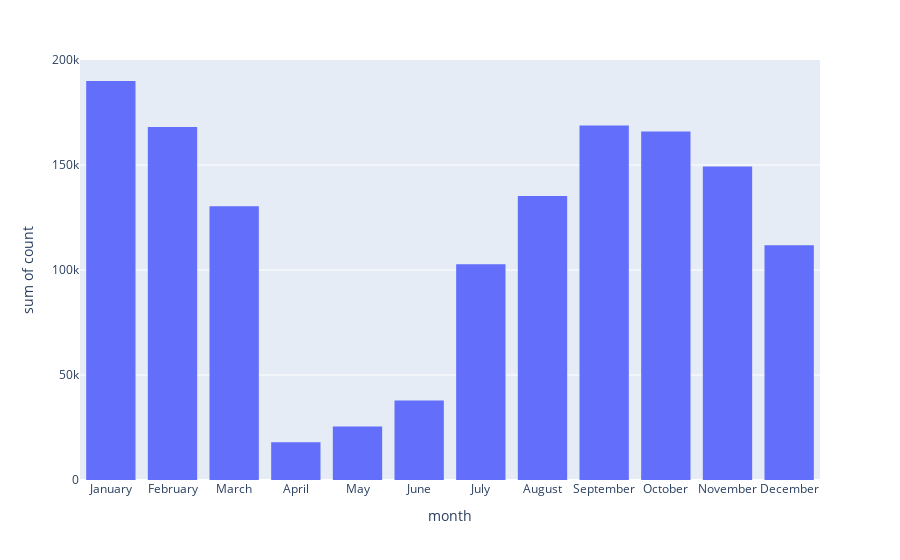

The notebook cell this image was saved under:
### Markdown cell above
## 3.3.1 a.ii: Distribution of infractions by month

### Code cell
fig = px.histogram(time_df, x='month', y='count')
fig.show()

### Figure 1 — Plotly figure (JSON) as saved in the notebook; plotly's stock layout.template omitted (floating-point values rounded to 4 significant figures; data arrays with more than 128 entries replaced by an {"elided": "..."} marker saying what was removed)
{"data": [{"alignmentgroup": "True", "bingroup": "x", "histfunc": "sum", "hovertemplate": "month=%{x}<br>sum of count=%{y}<extra></extra>", "legendgroup": "", "marker": {"color": "#636efa"}, "name": "", "offsetgroup": "", "orientation": "v", "showlegend": false, "type": "histogram", "x": {"elided": "366 str values"}, "xaxis": "x", "y": {"elided": "366 int values"}, "yaxis": "y"}], "layout": {"barmode": "relative", "legend": {"tracegroupgap": 0}, "margin": {"t": 60}, "xaxis": {"anchor": "y", "domain": [0, 1], "title": {"text": "month"}}, "yaxis": {"anchor": "x", "domain": [0, 1], "title": {"text": "sum of count"}}}}
